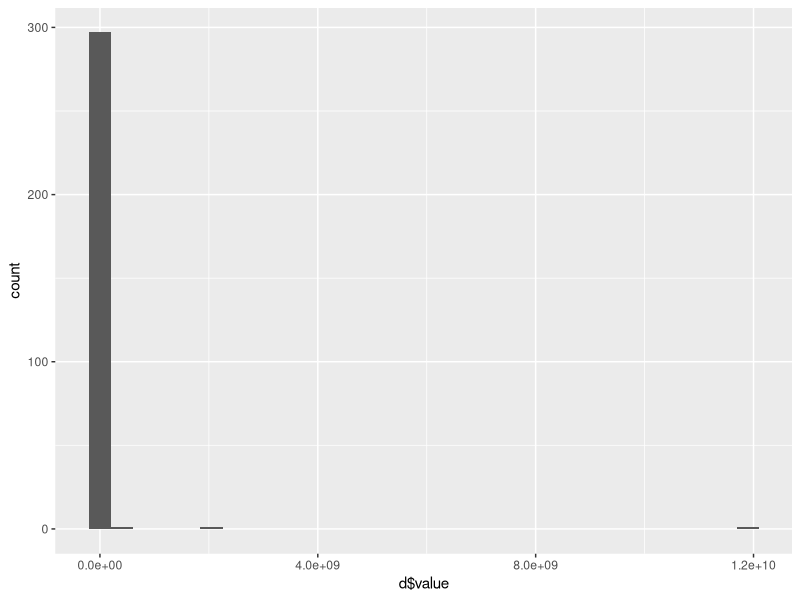
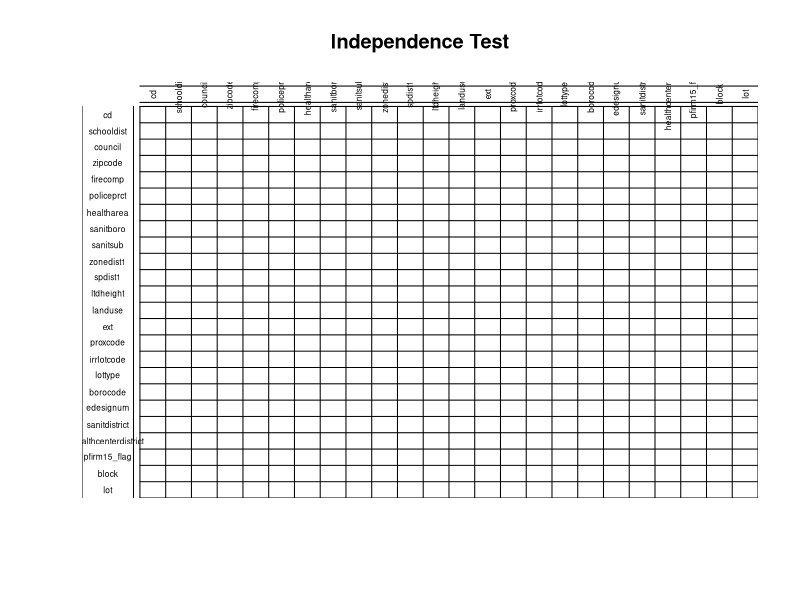

These charts were generated, in order, by the following R code:
library("gdata")
df <- read.csv("correlation/factors_chi2.csv")
row.names(df) <- colnames(df)

# p values:
df1 <- df
for (i in colnames(df1)) {
  df1[,i] <- gsub(".*,(.*)", "\\1", df1[,i])
  df1[,i] <- as.numeric(df1[,i])
}

# Chi-squared values:
df2 <- df
for (i in colnames(df2)) {
  df2[,i] <- gsub("(.*),.*", "\\1", df2[,i])
  df2[,i] <- as.numeric(df2[,i])
}

# # Those variables for which the independence hypothesis is not rejeceted:
# a <- colnames(df1)
# print("These pairs of variables might be independent:")
# for (i in 1:dim(df1)[1]){
#   for (j in 1:dim(df1)[2] + 1 - i){
#     if(df1[a[i],a[j]] < 0.05){
#       paste(i,j)
#     }
#   }
# }

# Upper triangle values of chi-squared values saved in a data frame:
d <- as.data.frame(upperTriangle(df2, diag = TRUE, byrow = TRUE))
colnames(d) <- "value"

library(ggplot2)
ggplot(data=d, aes(d$value)) + geom_histogram()
dt <- as.table(as.matrix(df2))

m = 5.0e+6
a <- colnames(df2)
df3 <- df2
for (i in a){
  for (j in a){
    if (df3[i, j]>=m) {
      df3[i, j] <- "white"
    }
    else{
      df3[i,j] <- "skyblue"
    }
  }
}

# White for the lower triangle (without diagonal), so that only upper triangle is displayed in the plot:
df3[lower.tri(df3, diag = FALSE)] <- "white" # diag = FALSE by default
df3 <- as.table(as.matrix(df3))

library("gplots")
gplots::balloonplot(t(df3), main ="Independence Test", xlab ="", ylab="",
            label = FALSE, show.margins = FALSE, colsrt=90, dotcolor = df3,
            hide.duplicates=TRUE, text.size=0.5)
